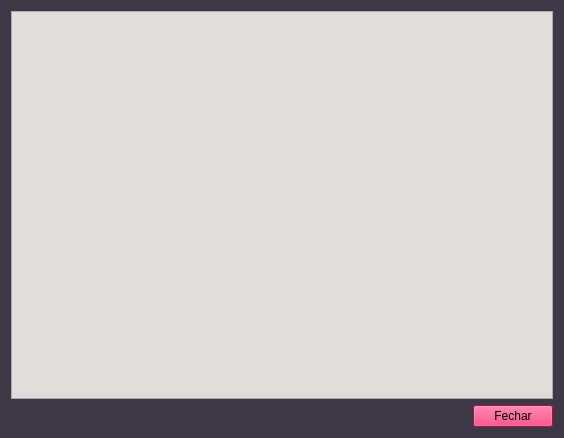
<?xml version="1.0" encoding="UTF-8"?>
<ui version="4.0">
 <class>Form</class>
 <widget class="QWidget" name="Form">
  <property name="geometry">
   <rect>
    <x>0</x>
    <y>0</y>
    <width>564</width>
    <height>438</height>
   </rect>
  </property>
  <property name="windowTitle">
   <string>Form</string>
  </property>
  <property name="styleSheet">
   <string notr="true">background-color: rgb(61, 56, 70);</string>
  </property>
  <layout class="QVBoxLayout" name="verticalLayout">
   <item>
    <widget class="QTextBrowser" name="textBrowser">
     <property name="styleSheet">
      <string notr="true">background-color: rgb(222, 221, 218);</string>
     </property>
    </widget>
   </item>
   <item>
    <layout class="QHBoxLayout" name="horizontalLayout">
     <item>
      <spacer name="horizontalSpacer">
       <property name="orientation">
        <enum>Qt::Horizontal</enum>
       </property>
       <property name="sizeHint" stdset="0">
        <size>
         <width>40</width>
         <height>20</height>
        </size>
       </property>
      </spacer>
     </item>
     <item>
      <widget class="QPushButton" name="fecharBtn">
       <property name="styleSheet">
        <string notr="true">color: rgb(0, 0, 0);
background-color: rgb(233, 28, 93);</string>
       </property>
       <property name="text">
        <string>Fechar</string>
       </property>
      </widget>
     </item>
    </layout>
   </item>
  </layout>
 </widget>
 <resources/>
 <connections>
  <connection>
   <sender>fecharBtn</sender>
   <signal>clicked()</signal>
   <receiver>Form</receiver>
   <slot>close()</slot>
   <hints>
    <hint type="sourcelabel">
     <x>459</x>
     <y>366</y>
    </hint>
    <hint type="destinationlabel">
     <x>401</x>
     <y>452</y>
    </hint>
   </hints>
  </connection>
 </connections>
</ui>
